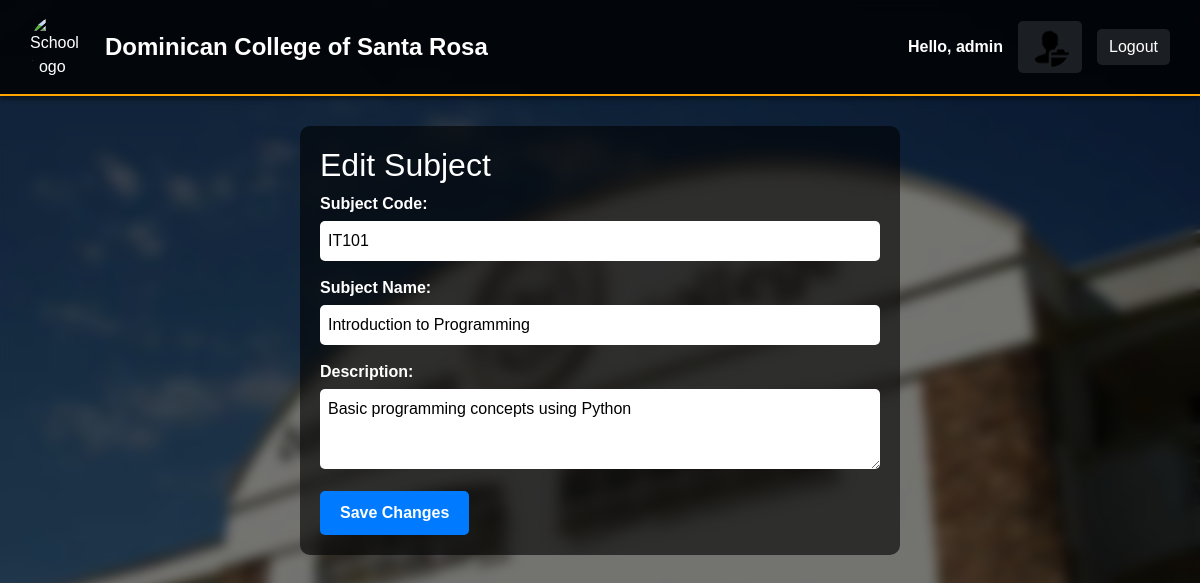
Screenshot of /subjects/edit_subject.php?id=1 (signed in) with the database file from the repository.
### tables this page shows
CREATE TABLE subjects (
    id INT AUTO_INCREMENT PRIMARY KEY,
    subject_code VARCHAR(50) NOT NULL UNIQUE,
    subject_name VARCHAR(255) NOT NULL,
    description TEXT,
    course_id INT,
    created_at TIMESTAMP DEFAULT CURRENT_TIMESTAMP,
    FOREIGN KEY (course_id) REFERENCES courses(id) ON DELETE SET NULL
);

### subjects/edit_subject.php (the view, shortened to what this page needs)
<?php
include __DIR__ . '/../config/db.php';
$subject_id = (int)$_GET['id'];
$stmt = $conn->prepare("SELECT subject_code, subject_name, description FROM subjects WHERE id=?");
$stmt->bind_param("i", $subject_id);
$stmt->execute();
$stmt->bind_result($subject_code, $subject_name, $description);
$user_id = $_SESSION['user_id'];
$username = $_SESSION['username'];
$stmt = $conn->prepare("SELECT profile_pic FROM users WHERE id=?");
$stmt->bind_param("i", $user_id);
$stmt->execute();
$stmt->bind_result($profile_pic_db);
if (empty($profile_pic_db)) {
    $profilePic = '../uploads/profile/default.png';
} else {
    $profilePic = '../uploads/profile/' . basename($profile_pic_db);
}
?>
<!DOCTYPE html>
<html lang="en">
<head>
    <link href="https://cdn.jsdelivr.net/npm/bootstrap@5.3.0/dist/css/bootstrap.min.css" rel="stylesheet" />
    <link rel="stylesheet" href="../css/style.css" />
    <link rel="stylesheet" href="../css/dashboard.css" />
</head>
<body>
<header class="dashboard-header">
    <div class="header-left">
        <img src="../uploads/logo.png" alt="School Logo" class="school-logo" />
        <span class="school-name">Dominican College of Santa Rosa</span>
    </div>
    <div class="header-right">
        <span class="username">Hello, <?= htmlspecialchars($username) ?></span>
        <a href="../profile/view_profile.php">
            <img src="<?= htmlspecialchars($profilePic) ?>" alt="Profile" class="profile-avatar" />
        </a>
        <a href="../logout.php" class="logout-link">Logout</a>
    </div>
</header>
<div class="container">
    <h2>Edit Subject</h2>
    <form method="post" novalidate>
        <label for="subject_code">Subject Code:</label>
        <input type="text" id="subject_code" name="subject_code" value="<?= htmlspecialchars($subject_code) ?>" required />
        <label for="subject_name">Subject Name:</label>
        <input type="text" id="subject_name" name="subject_name" value="<?= htmlspecialchars($subject_name) ?>" required />
        <label for="description">Description:</label>
        <textarea id="description" name="description"><?= htmlspecialchars($description) ?></textarea>
        <button type="submit">Save Changes</button>
    </form>
</div>
</body>
</html>

### css/style.css (style rules this page uses)
body { margin: 0; font-family: Arial, sans-serif; position: relative; min-height: 100vh; overflow-x: hidden; color: #fff; }
.header-left { display: flex; align-items: center; color: #fff; }
.header-left .school-logo { width: 60px; height: auto; margin-right: 15px; border-radius: 50%; }
.header-left .school-name { font-size: 24px; font-weight: bold; color: #fff; }
.header-right { display: flex; align-items: center; gap: 10px; }

### css/dashboard.css (style rules this page uses)
.dashboard-header { display: flex; justify-content: space-between; align-items: center; padding: 15px 30px; background: rgba(0, 0, 0, 0.8); box-shadow: 0 2px 5px rgba(0,0,0,0.5); border-bottom: 2px solid orange; position: relative; z-index: 2; }
.header-left { display: flex; align-items: center; }
.school-logo { width: 60px; height: 60px; margin-right: 15px; border-radius: 50%; object-fit: cover; }
.school-name { font-size: 24px; font-weight: bold; color: #fff; }
.header-right { display: flex; align-items: center; gap: 15px; }
.header-right .username { font-weight: bold; color: #fff; }
.header-right a { color: #fff; text-decoration: none; padding: 6px 12px; border-radius: 5px; background-color: rgba(255,255,255,0.1); transition: background 0.3s; }
.container { max-width: 1200px; background-color: rgba(0, 0, 0, 0.5); backdrop-filter: blur(6px); -webkit-backdrop-filter: blur(6px); padding: 20px; border-radius: 10px; margin: 20px auto; color: #fff; }

### subjects/edit_subject.php (style rules this page uses)
body { margin: 0; font-family: Arial, sans-serif; background: url('../uploads/background.jpeg') no-repeat center center fixed; background-size: cover; position: relative; min-height: 100vh; }
body::before { content: ""; position: fixed; top: 0; left: 0; width: 100%; height: 100%; backdrop-filter: blur(6px); background-color: rgba(0, 0, 0, 0.5); z-index: -1; }
.dashboard-header { display: flex; justify-content: space-between; align-items: center; padding: 15px 30px; background: rgba(0,0,0,0.8); }
.header-left { display: flex; align-items: center; }
.school-logo { height: 50px; margin-right: 10px; }
.header-right { display: flex; align-items: center; gap: 15px; }
.profile-avatar { width: 40px; height: 40px; border-radius: 50%; object-fit: cover; }
.container { margin: 30px auto; max-width: 600px; background: rgba(0,0,0,0.6); padding: 20px; border-radius: 10px; color: #fff; }
label { font-weight: bold; }
input[type="text"], textarea { width: 100%; padding: 8px; margin-top: 5px; margin-bottom: 15px; border-radius: 5px; border: none; }
textarea { resize: vertical; min-height: 80px; }
button { background-color: #007bff; border: none; padding: 10px 20px; color: white; font-weight: bold; border-radius: 5px; cursor: pointer; }

### rows the page displays
subjects: subject_code "IT101", subject_name "Introduction to Programming", description "Basic programming concepts using Python"

### other values shown
$username "admin"
